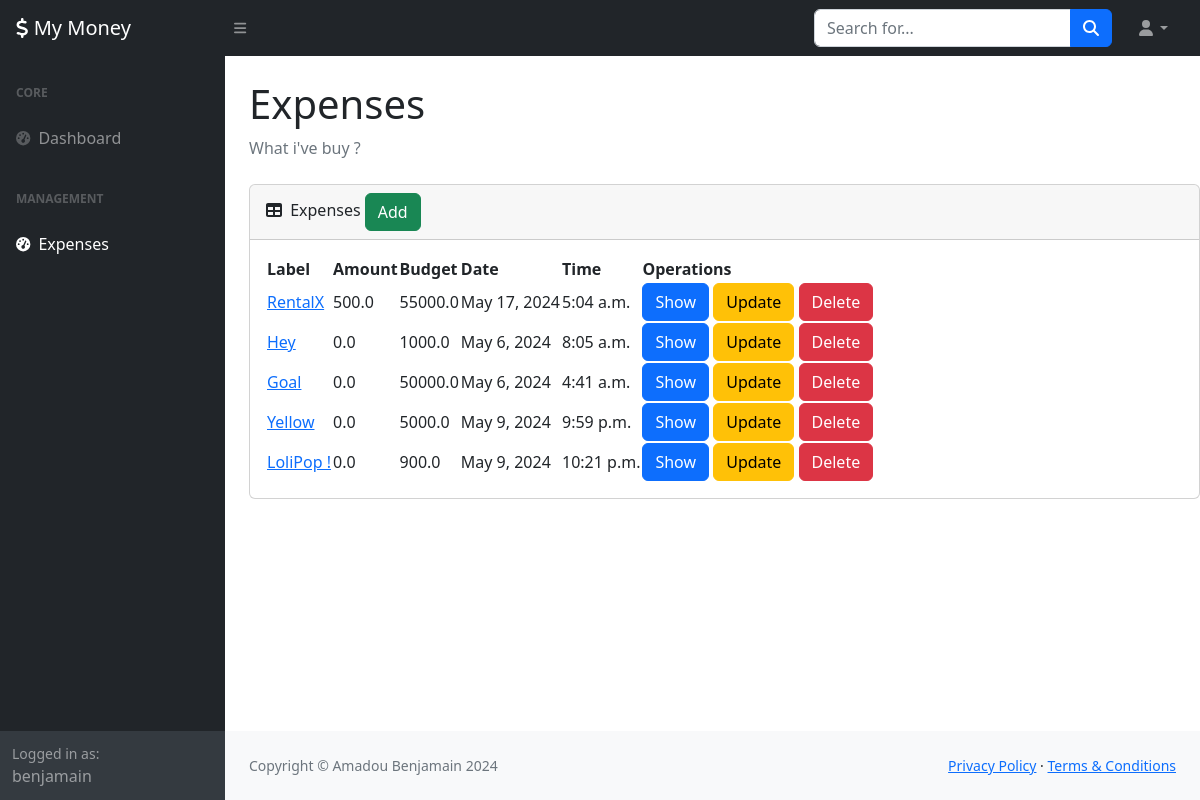
The app's page /expenses (signed in), older data.
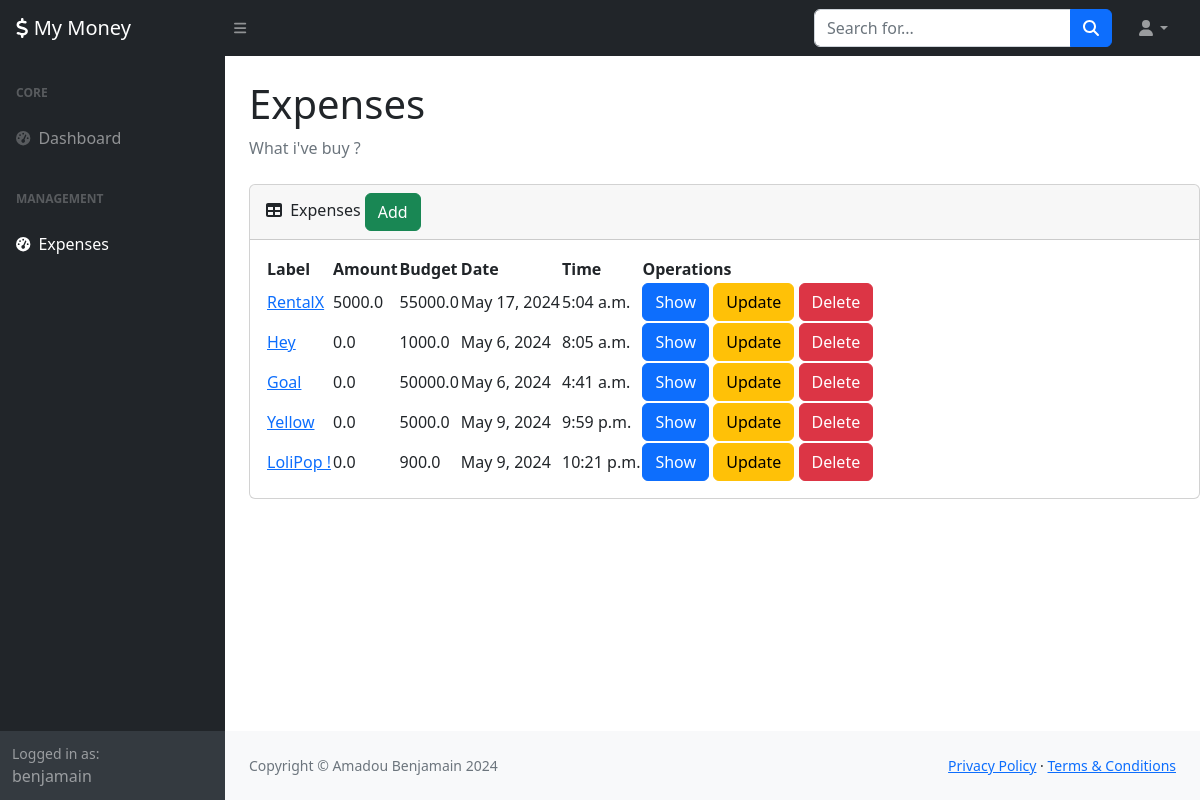
The same page, newer data.
### App/models.py (models this page shows, shortened)
class Expense(models.Model):
    label = models.CharField("label", max_length=30)
    date = models.DateField("date")
    time = models.TimeField("time")
    budget = models.FloatField("budget")
    user = models.ForeignKey(User, on_delete=models.CASCADE)
    @property
    def amount(self):
        amount = 0.0
        for item in self.items.all():
            amount += item.amount
        return amount

class ExpenseItem(models.Model):
    name = models.CharField("name", max_length=20)
    amount = models.FloatField("amount", default=0.0)
    expense = models.ForeignKey(Expense, on_delete=models.CASCADE, related_name="items")

### App/views.py (the view)
# urls.py: path('expenses', showExpenses, name="expenses"),
@login_required
def showExpenses(request: HttpRequest):
    context = dict()
    context['expenses'] = Expense.objects.filter(user__id=request.user.id)
    return render(request, "Expenses", "What i've buy ?", "expenses/list.html", context)

### App/views.py (called while the page is built)
def render(request: HttpRequest, title: str, subTitle: str, template: str, context: Mapping[str, Any] = None):
    if (context == None):
        context = dict()
    context['title'] = title
    context['sub_title'] = subTitle
    if ("xtitle" not in context.keys()):
        context['xtitle'] = title
    return renderView(request, template, context)

### App/templates/expenses/list.html
{% extends 'base.html' %}
{% block content %}
<div class="card mb-4 ms-4">
    <div class="card-header col">
        <i class="fas fa-table me-1"></i> Expenses
        <a href="{% url 'expenses' %}/add"><button class="btn btn-success ml-auto">Add</button></a>
    </div>
    <div class="card-body">
        <table id="datatablesSimple">
            <thead>
                <tr>
                    <th>Label</th>
                    <th>Amount</th>
                    <th>Budget</th>
                    <th>Date</th>
                    <th>Time</th>
                    <th>Operations</th>
                </tr>
            </thead>
            <tbody>
                {% for expense in expenses %}
                <tr>
                    <td><a href="{% url 'expenses' %}/{{ expense.id }}/show">{{ expense.label }}</a></td>
                    <td>{{ expense.amount }}</td>
                    <td>{{ expense.budget }}</td>
                    <td>{{ expense.date }}</td>
                    <td>{{ expense.time }}</td>
                    <td>
                        <center>
                            <a class="mb-4" href="{% url 'expenses' %}/{{ expense.id }}/show"><button class="btn btn-primary">Show</button></a>
                            <a class="mb-4" href="{% url 'expenses' %}/{{ expense.id }}/edit"><button class="btn btn-warning">Update</button></a>
                            <a class="mb-4" href="{% url 'expenses' %}/{{ expense.id }}/delete"><button class="btn btn-danger">Delete</button></a>
                        </center>
                    </td>
                </tr>
                {% endfor %}
            </tbody>
        </table>
    </div>
</div>
{% endblock %}

Row changes from the older to the newer data that the page shows:
changed through a linked row, Expense "RentalX": amount "500.0" → "5000.0"
